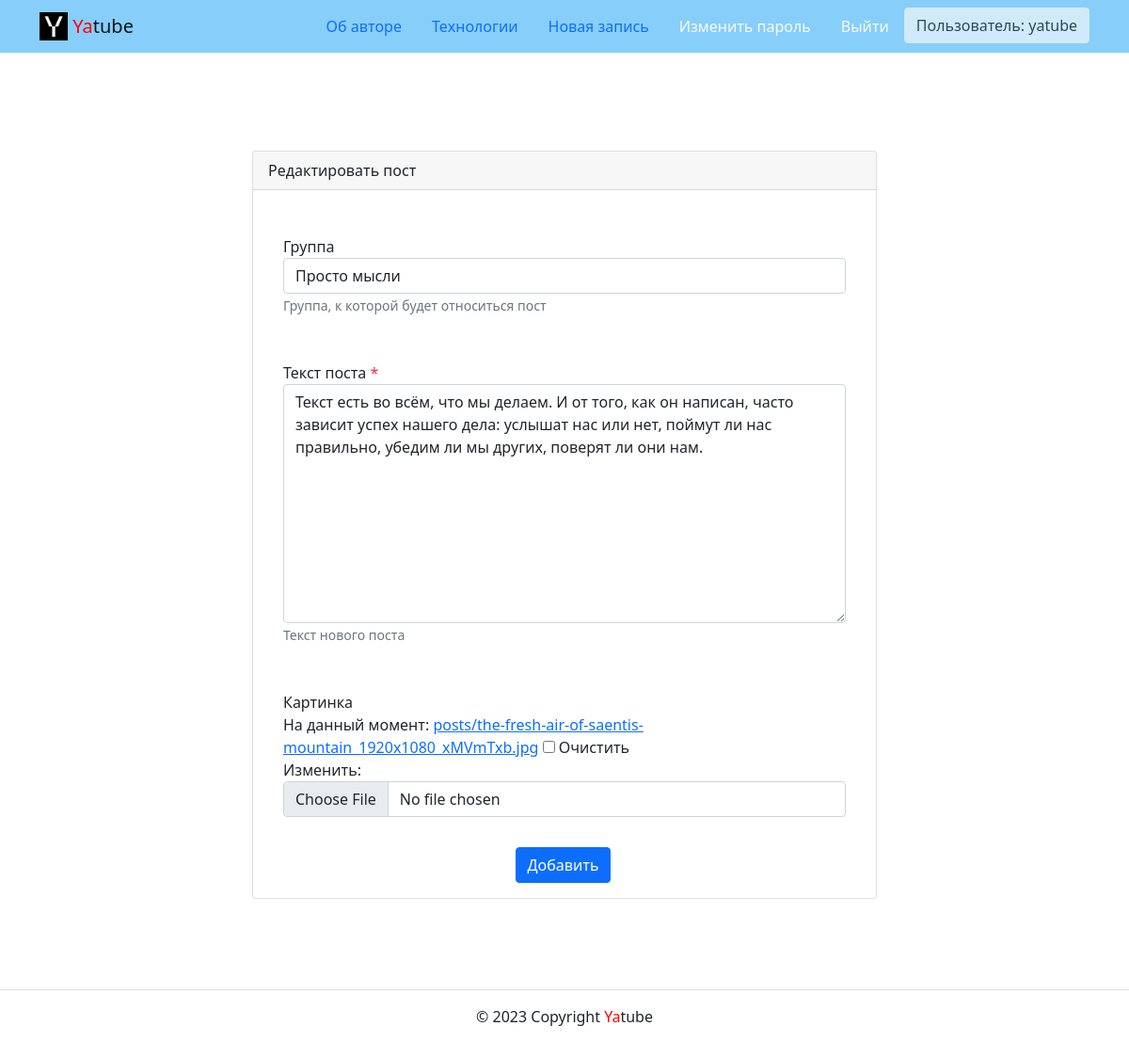
/posts/62/edit/ (signed in), run on the app's committed database.
### posts/models.py (models this page shows, shortened)
class Post(CreatedModel):
    text = models.TextField(
        'Текст поста',
        help_text='Введите текст поста'
    )
    author = models.ForeignKey(
        User,
        on_delete=models.CASCADE,
        related_name='posts',
        verbose_name='Автор'
    )
    group = models.ForeignKey(
        Group,
        blank=True,
        null=True,
        on_delete=models.SET_NULL,
        related_name='posts',
        verbose_name='Группа',
        help_text='Группа, к которой будет относиться пост'
    )
    image = models.ImageField(
        'Картинка',
        upload_to='posts/',
        blank=True
    )
    class Meta:
        ordering = ('-pub_date',)
        verbose_name = 'Пост'
        verbose_name_plural = 'Посты'

### posts/views.py (the view)
# urls.py: path('posts/<int:post_id>/edit/', views.post_edit, name='post_edit'),
@login_required
def post_edit(request, post_id):
    post = get_object_or_404(Post, id=post_id)
    if request.user != post.author:
        return redirect('posts:post_detail', post_id)
    form = PostForm(request.POST or None,
                    files=request.FILES or None,
                    instance=post)
    if form.is_valid():
        form.save()
        return redirect('posts:post_detail', post_id)
    context = {
        'form': form,
        'is_edit': True
    }
    return render(request, 'posts/create_post.html', context)

### posts/forms.py
class PostForm(forms.ModelForm):
    class Meta:
        model = Post
        fields = ('group', 'text', 'image')
        help_texts = {
            'group': 'Группа, к которой будет относиться пост',
            'text': 'Текст нового поста'
        }

### core/context_processors/year.py (called while the page is built)
def year(request):
    return {
        'year': datetime.datetime.now().year
    }

### core/templatetags/user_filters.py (called while the page is built)
@register.filter
def addclass(field, css):
    return field.as_widget(attrs={'class': css})

### posts/models.py (called while the page is built)
    def __str__(self):
        return self.title

### templates/posts/create_post.html (shortened to what this page needs)
{% extends "base.html" %}
{% block content %}
  {% if is_edit %}
    {% include 'form_template.html' with param='edit_post' %}
  {% else %}
    {% include 'form_template.html' with param='create_post' %}
  {% endif %}
{% endblock %}

### templates/includes/header.html (shortened to what this page needs)
{% load static %}
<nav class="navbar navbar-light" style="background-color: lightskyblue">
  <div class="container">
    <a class="navbar-brand" href="{% url 'posts:index' %}">
      <img src="{% static 'img/logo.png' %}" width="30" height="30" class="d-inline-block align-top" alt="">
      <span style="color:red">Ya</span>tube
    </a>
    <ul class="nav nav-pills">
      {% with request.resolver_match.view_name as view_name %}
        <li class="nav-item">
          <a class="nav-link {% if view_name  == 'about:author' %}active{% endif %}"
             href="{% url 'about:author' %}">
            Об авторе
          </a>
        </li>
        <li class="nav-item">
          <a class="nav-link {% if view_name  == 'about:tech' %}active{% endif %}"
             href="{% url 'about:tech' %}">Технологии</a>
        </li>
        {% if request.user.is_authenticated %}
          <li class="nav-item">
            <a class="nav-link {% if view_name  == "posts:post_create" %}active{% endif %}"
               href="{% url 'posts:post_create' %}">Новая запись</a>
          </li>
          <li class="nav-item">
            <a class="nav-link link-light {% if view_name  == 'users:password_change' %}active{% endif %}"
               href="{% url 'users:password_change' %}">Изменить пароль</a>
          </li>
          <li class="nav-item">
            <a class="nav-link link-light {% if view_name  == 'users:logout' %}active{% endif %}"
               href="{% url 'users:logout' %}">Выйти</a>
          </li>
          <li>
            <button type="button" class="btn btn btn-light" disabled>Пользователь: {{ user.username }}</button>
          </li>
        {% endif %}
      {% endwith %}
    </ul>
  </div>
</nav>

### templates/form_template.html (shortened to what this page needs)
{% load user_filters %}
<div class="row justify-content-center">
  <div class="col-md-8 p-5">
    <div class="card">
      <div class="card-header">
        {% block card_header %} {{ 'card_header'|action_dict:param }} {% endblock %}
      </div>
      <div class="card-body">
        <form method="post"
        enctype="multipart/form-data">
          {% load user_filters %}
          {% for field in form %}
            <div class="form-group row my-3 p-3"
                {% if field.field.required %}
                 aria-required="true"
                {% else %}
                 aria-required="false"
                {% endif %}
            >
              <label for="{{ field.id_for_label }}">
                {{ field.label }}
                {% if field.field.required %}
                  <span class="required text-danger">*</span>
                {% endif %}
              </label>
              <div>
                {{ field|addclass:'form-control' }}
                {% if field.help_text %}
                  <small id="{{ field.id_for_label }}-help" class="form-text text-muted">
                    {{ field.help_text|safe }}
                  </small>
                {% endif %}
              </div>
            </div>
          {% endfor %}
          <div class="col-md-6 offset-md-5">
            <button type="submit" class="btn btn-primary">
              {{ 'button_caption'|action_dict:param }}
            </button>
        </form>
      </div>
    </div>
  </div>
</div>

### data on the page
Post: form "Просто мысли" "Текст есть во всём, что мы делаем. И от того, как он написан, часто зависит успех нашего дела: услышат нас или нет, поймут ли нас правильно, убедим ли мы других, поверят ли они нам."

### other printed values
{{ user.username }} "yatube"
{{ 'card_header'|action_dict:param }} "Редактировать пост"
{{ field.label }} "Группа" "Текст поста" "Картинка"
{{ field.help_text|safe }} "Группа, к которой будет относиться пост" "Текст нового поста"
{{ 'button_caption'|action_dict:param }} "Добавить"
